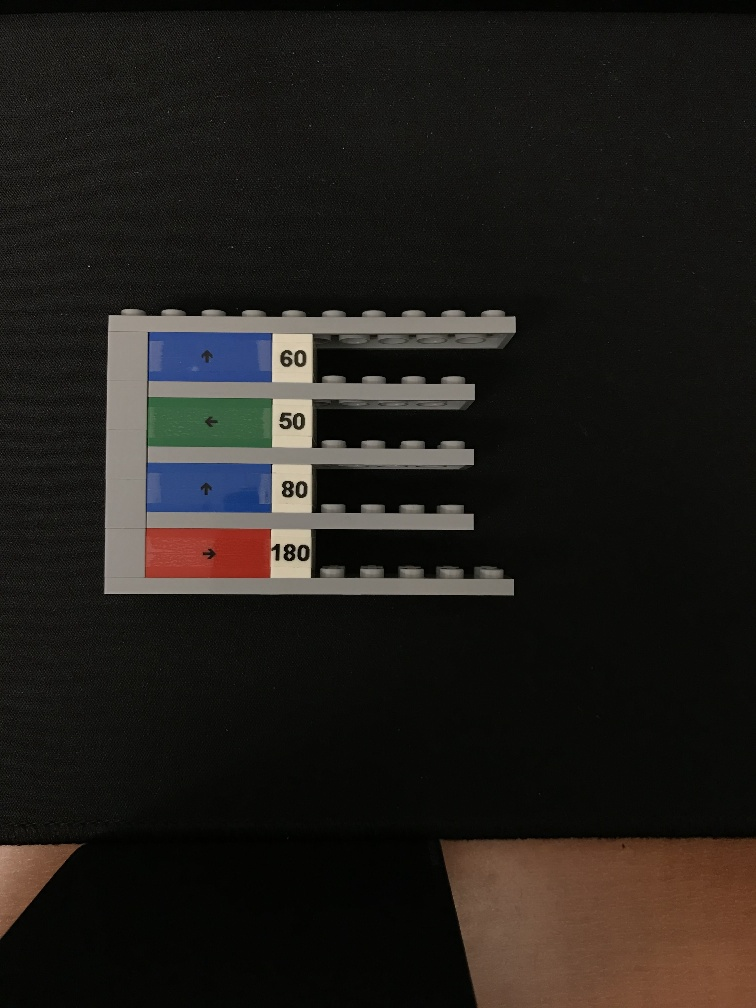
#> input picture positive/alternativementhod/IMG_7532_small.jpg, 756 x 1008 px, found by its file name
$ python getHSVvals.py
#> lines starting #> are read from the running program, lines starting #| are printed output that depends on the picture
import cv2
import numpy as np
import math

img = cv2.imread("IMG_7532_small.jpg");
#> img is the input picture: shape (1008, 756, 3); mean B, G, R 26.5, 30.1, 33.3

imgROI = img[300:500, 300:500];
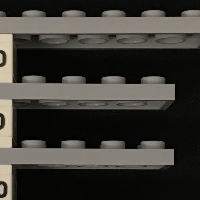
#> imgROI: shape (200, 200, 3); mean B, G, R 51.4, 56.7, 58.6

cv2.imshow('ROI', imgROI);
cv2.waitKey(0);

hsvimg = cv2.cvtColor(imgROI, cv2.COLOR_RGB2HSV);
#> hsvimg: shape (200, 200, 3); mean H, S, V 92.3, 58.8, 58.7

width, height = hsvimg.shape[:2]
#> width = 200; height = 200
vals = []
#make i a tenth of the larger edge of the ROI
for i in range(0,math.floor(width/10)):
                for j in range(0, math.floor(height/10)):
                        #to access HSV of an image use image[x][y][z], where x,y,z are the HSV values resepctively
                        vals.append([hsvimg[i*10][j*10][0],hsvimg[i*10][j*10][1], hsvimg[i*10][j*10][2]])
#> after the loop, vals = 400 items, first 6: [90, 39, 13], [90, 43, 12], [90, 51, 10], [90, 43, 12], [90, 43, 12], [90, 39, 13]

#print(vals)

#get min and max of each
mins = [360,360,360]
maxs = [0, 0, 0]
for HSV in vals:
        for i in range(0,3):
                if(HSV[i] < mins[i]):
                        mins[i] = HSV[i]
                if(HSV[i] > maxs[i]):
                        maxs[i] = HSV[i]
#> this loop made 400 passes
#> after the loop, maxs = [106, 255, 213]; mins = [0, 0, 0]
print(mins)
#| [0, 0, 0]
print(maxs)
#| [106, 255, 213]

$ run again, with positive/alternativementhod/IMG_6138_small.jpg copied over positive/alternativementhod/IMG_7532_small.jpg
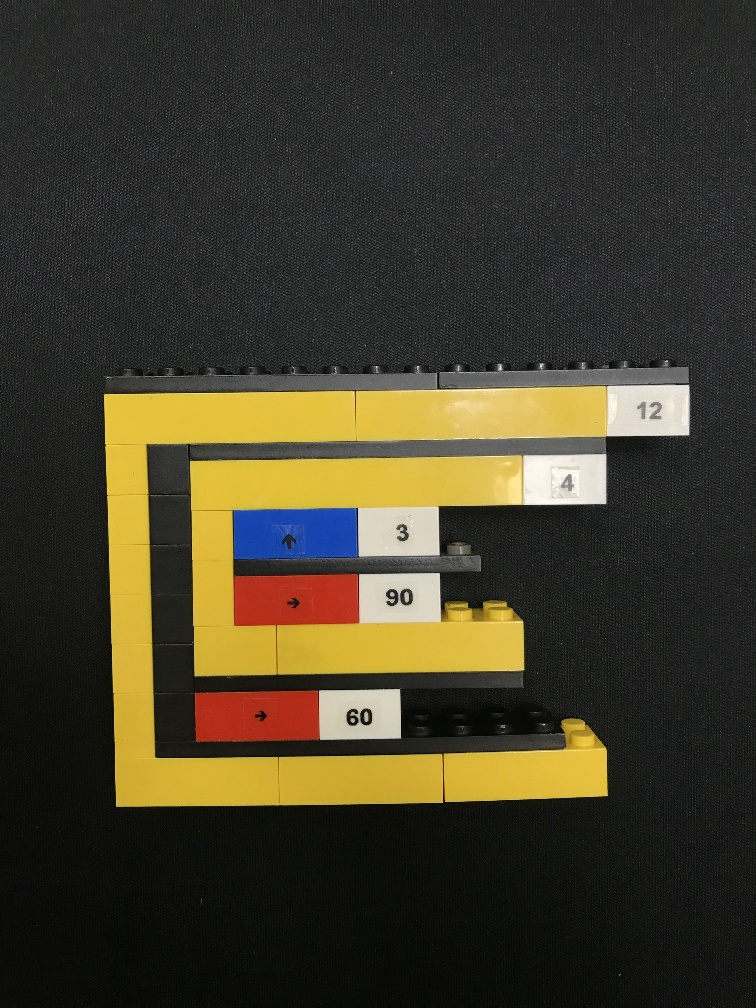
#> input picture positive/alternativementhod/IMG_6138_small.jpg, 756 x 1008 px, found by its file name
#> img is the input picture: shape (1008, 756, 3); mean B, G, R 41.9, 59.6, 65.2
#> `imgROI = img[300:500, 300:500];`:
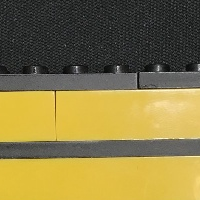
#> imgROI: shape (200, 200, 3); mean B, G, R 68.4, 122.5, 136.8
#> hsvimg: shape (200, 200, 3); mean H, S, V 71, 85, 137.6
#> after the loop `for i in range(0,math.floor(width/10)):`: vals = 400 items, first 6: [45, 12, 43], [45, 9, 57], [45, 12, 44], [45, 9, 58], [45, 11, 46], [45, 9, 59]
#> the loop `for HSV in vals:` made 400 passes
#> after the loop `for HSV in vals:`: maxs = [135, 241, 255]; mins = [0, 0, 15]
#| [0, 0, 15]
#| [135, 241, 255]

$ run again, with positive/alternativementhod/IMG_6140_small.jpg copied over positive/alternativementhod/IMG_7532_small.jpg
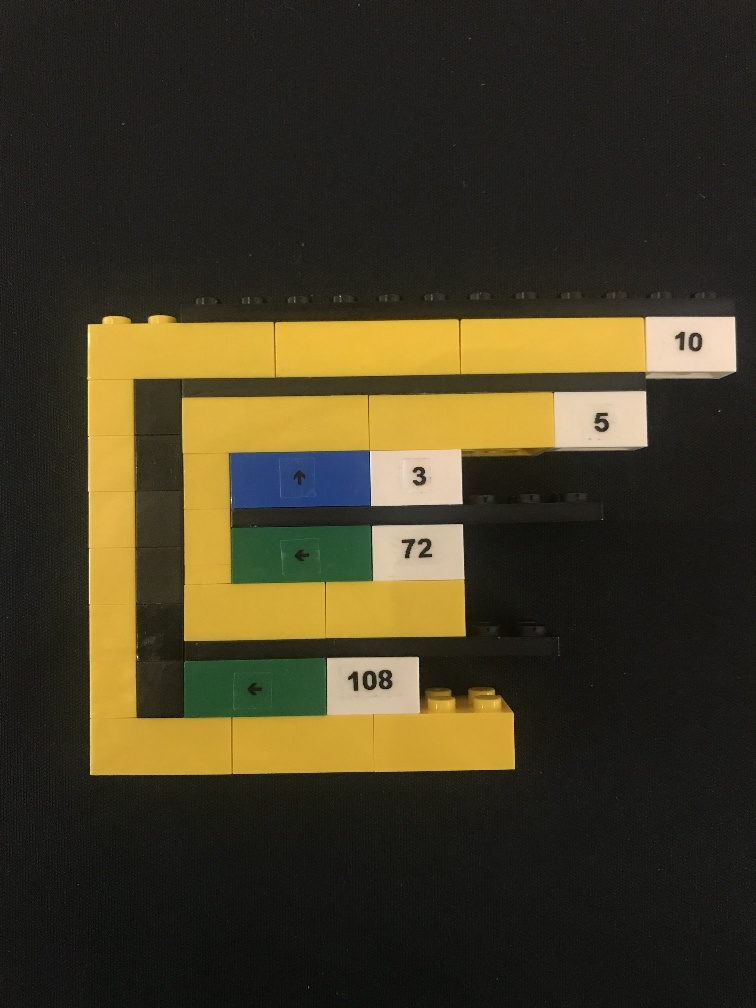
#> input picture positive/alternativementhod/IMG_6140_small.jpg, 756 x 1008 px, found by its file name
#> img is the input picture: shape (1008, 756, 3); mean B, G, R 36.3, 58, 65.1
#> `imgROI = img[300:500, 300:500];`:
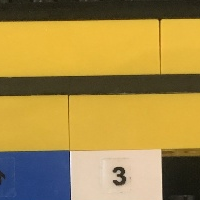
#> imgROI: shape (200, 200, 3); mean B, G, R 71.4, 139.7, 166.3
#> hsvimg: shape (200, 200, 3); mean H, S, V 90.8, 152.1, 172.8
#> after the loop `for i in range(0,math.floor(width/10)):`: vals = 400 items, first 6: [94, 78, 49], [94, 132, 27], [94, 92, 39], [94, 137, 26], [98, 44, 86], [98, 73, 56]
#> the loop `for HSV in vals:` made 400 passes
#> after the loop `for HSV in vals:`: maxs = [171, 255, 248]; mins = [3, 7, 23]
#| [3, 7, 23]
#| [171, 255, 248]

$ run again, with positive/alternativementhod/IMG_6141_small.jpg copied over positive/alternativementhod/IMG_7532_small.jpg
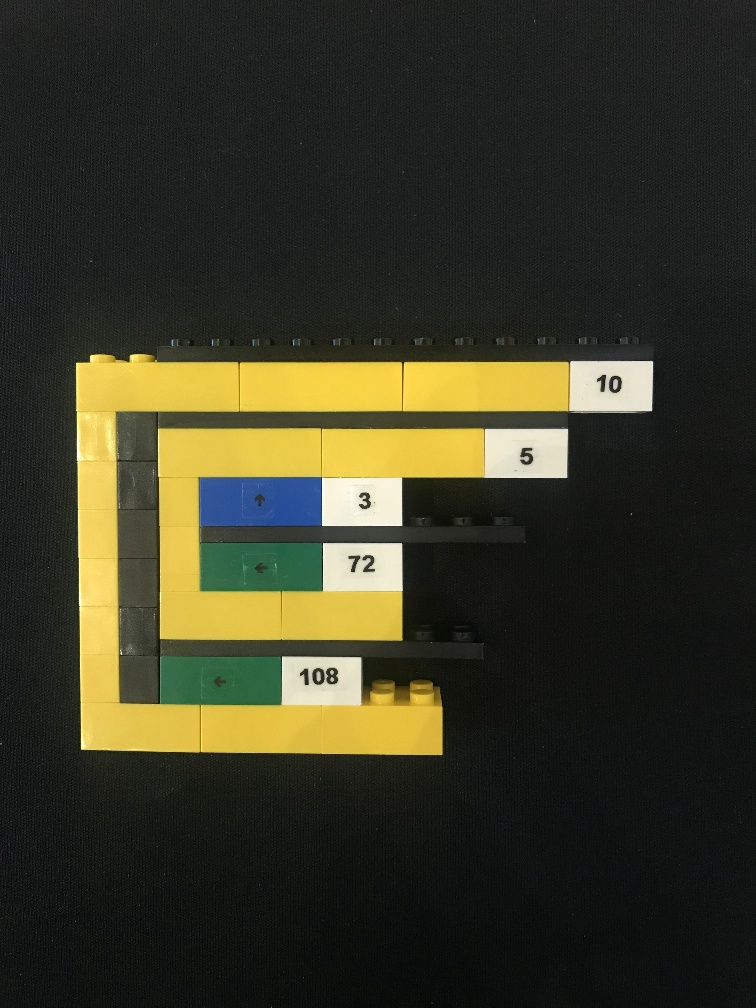
#> input picture positive/alternativementhod/IMG_6141_small.jpg, 756 x 1008 px, found by its file name
#> img is the input picture: shape (1008, 756, 3); mean B, G, R 37.6, 54.8, 56.1
#> `imgROI = img[300:500, 300:500];`:
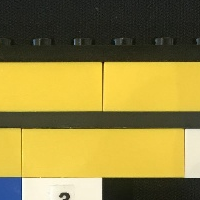
#> imgROI: shape (200, 200, 3); mean B, G, R 62.9, 132.2, 147.9
#> hsvimg: shape (200, 200, 3); mean H, S, V 89.7, 121.8, 149.7
#> after the loop `for i in range(0,math.floor(width/10)):`: vals = 400 items, first 6: [70, 24, 32], [45, 13, 39], [70, 36, 21], [70, 23, 34], [70, 23, 34], [70, 23, 34]
#> the loop `for HSV in vals:` made 400 passes
#> after the loop `for HSV in vals:`: maxs = [98, 189, 254]; mins = [9, 13, 21]
#| [9, 13, 21]
#| [98, 189, 254]
